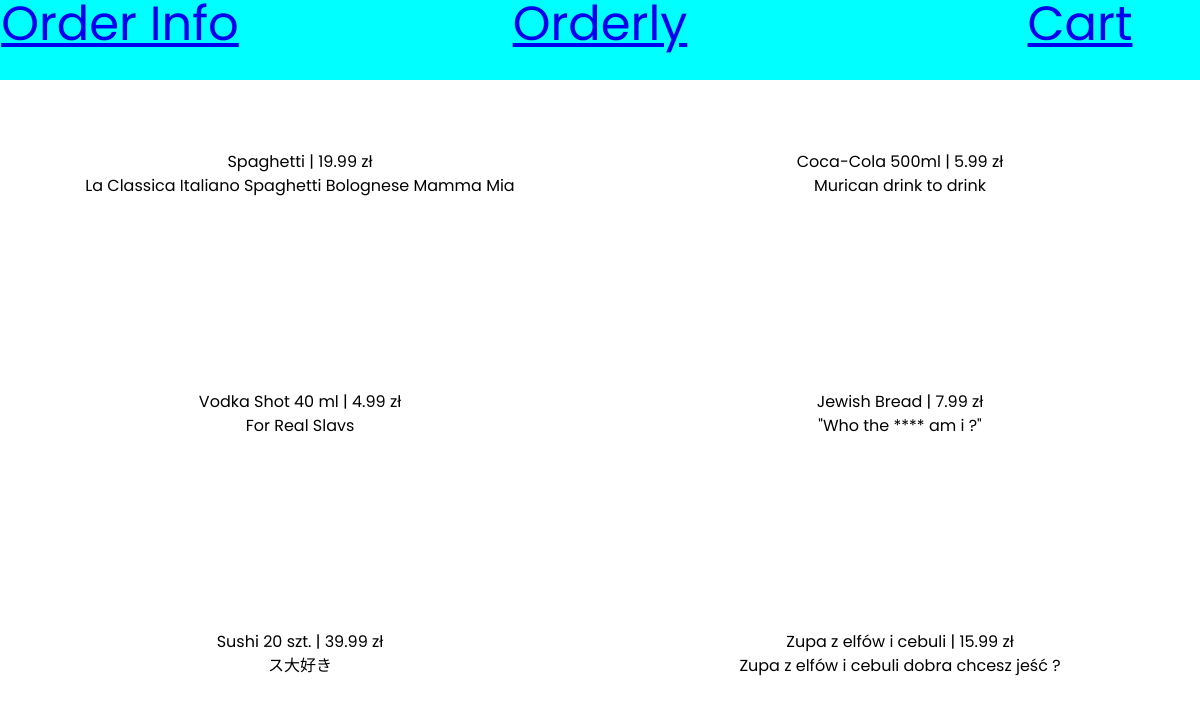
The page / on the database its author committed.
### base/models.py (models this page shows, shortened)
class Meal(models.Model):
    name = models.CharField(max_length=200)
    description = models.TextField()
    price = models.FloatField()
    type = models.CharField(
        max_length=7,
        choices=[
            ('food', 'food'),
            ('drink', 'drink'),
            ('alcohol', 'alcohol'),
            ('extra', 'extra'),
            ]
        )

### base/views.py (the view)
# urls.py: path('', views.home, name='home'),
def home(request):
    meals = Meal.objects.all()
    context = {'meals': meals}
    return render(request, 'base/home.html', context)

### base/templates/base/home.html
{% extends 'main.html' %}
{% block content %}
    {% for meal in meals %}
        <a href="{% url 'order' meal.id %}">
            <div>
                <h1>{{ meal.name }} | {{ meal.price }} zł</h1>
                <h2>{{ meal.description }}</h2>
        </div>
        </a>
    {% endfor %}
{% endblock %}

### templates/main.html (shortened to what this page needs)
{% load static %}
<!DOCTYPE html>
<html lang="pl">
<head>
    <link rel="stylesheet" href="{% static 'orderly/style/style.css' %}">
</head>
<body>
    <div class="wrapper">
        <div class="navbar">
            {% include 'navbar.html' %}
        </div>
        <div class="main">
            {% block content %}
            {% endblock %}
        </div>
    </div>
</body>
</html>

### templates/navbar.html (shortened to what this page needs)
<a class="orderInfo" href="{% url 'orderInfo' %}">
    <h1>
    </h1>
</a>
<a class="logo" href="{% url 'home' %}">
    <h1>
    </h1>
</a>
<a class="cart" href="{% url 'cart' %}">
    <h1>
    </h1>
</a>

### static/orderly/style/style.css (style rules this page uses)
html, body, div, span, applet, object, iframe, h1, h2, h3, h4, h5, h6, p, blockquote, pre, a, abbr, acronym, address, big, cite, code, del, dfn, em, img, ins, kbd, q, s, samp, small, strike, strong, sub, sup, tt, var, b, u, i, center, dl, dt, dd, ol, ul, li, fieldset, form, label, legend, table, caption, tbody, tfoot, thead, tr, th, td, article, aside, canvas, details, embed, figure, figcaption, footer, header, hgroup, menu, nav, output, ruby, section, summary, time, mark, audio, video { margin: 0; padding: 0; border: 0; font-size: 100%; font: inherit; vertical-align: baseline; }
body { line-height: 1; }
html { font-family: 'Poppins', sans-serif; }
div.wrapper { width: 100vw; height: 100vh; }
div.navbar { width: 100%; height: 10%; background-color: aqua; }
div.main { width: 100%; height: 90%; display: flex; flex-direction: row; flex-wrap: wrap; align-items: center; justify-content: space-around; }
div.main > a { width: 40%; height: 100px; display: flex; text-decoration: none; color: black; }
div.navbar { display: grid; grid-template-columns: 20% 60% 20%; }
a > div { width: 100%; height: 100%; line-height: 1.5; text-align: center; vertical-align: center; }
a.logo { grid-column: 2/3; }
a.cart { grid-column: 3/4; }
div.navbar > a > h1 { width: 100%; height: 100%; font-size: 48px; text-align: center; text-decoration: none; }

### rows shown on the page
Meal: name "Spaghetti", price "19.99", description "La Classica Italiano Spaghetti Bolognese Mamma Mia"
Meal: name "Coca-Cola 500ml", price "5.99", description "Murican drink to drink"
Meal: name "Vodka Shot 40 ml", price "4.99", description "For Real Slavs"
Meal: name "Jewish Bread", price "7.99", description "\"Who the **** am i ?\""
Meal: name "Sushi 20 szt.", price "39.99", description "ス大好き"
Meal: name "Zupa z elfów i cebuli", price "15.99", description "Zupa z elfów i cebuli dobra chcesz jeść ?"
